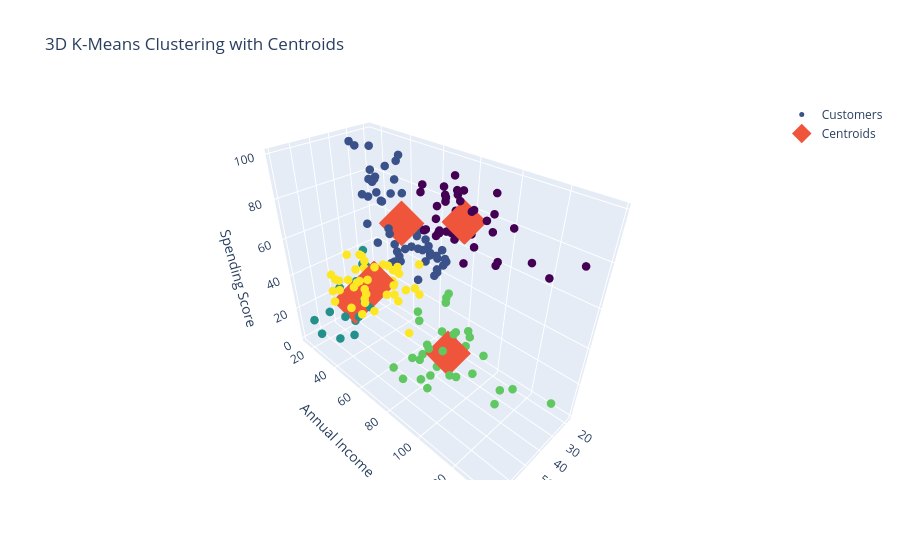

Source (notebook cell):
### Code cell
import plotly.graph_objects as go

fig = go.Figure()

# Customers
fig.add_trace(
    go.Scatter3d(
        x=df["Age"],
        y=df["Annual Income (k$)"],
        z=df["Spending Score (1-100)"],
        mode='markers',
        marker=dict(
            size=5,
            color=labels,
            colorscale='Viridis'
        ),
        name='Customers'
    )
)

# Centroids
fig.add_trace(
    go.Scatter3d(
        x=centroids_original[:,1],
        y=centroids_original[:,2],
        z=centroids_original[:,3],
        mode='markers',
        marker=dict(
            size=15,
            symbol='diamond'
        ),
        name='Centroids'
    )
)

fig.update_layout(
    title='3D K-Means Clustering with Centroids',
    scene=dict(
        xaxis_title='Age',
        yaxis_title='Annual Income',
        zaxis_title='Spending Score'
    )
)

fig.show()

### Figure 1 — Plotly figure (JSON) as saved in the notebook; plotly's stock layout.template omitted (floating-point values rounded to 4 significant figures; data arrays with more than 128 entries replaced by an {"elided": "..."} marker saying what was removed)
{"data": [{"marker": {"color": {"elided": "200 int values"}, "colorscale": [[0, "#440154"], [0.1111, "#482878"], [0.2222, "#3e4989"], [0.3333, "#31688e"], [0.4444, "#26828e"], [0.5556, "#1f9e89"], [0.6667, "#35b779"], [0.7778, "#6ece58"], [0.8889, "#b5de2b"], [1, "#fde725"]], "size": 5}, "mode": "markers", "name": "Customers", "type": "scatter3d", "x": {"elided": "200 int values"}, "y": {"elided": "200 int values"}, "z": {"elided": "200 int values"}}, {"marker": {"size": 15, "symbol": "diamond"}, "mode": "markers", "name": "Centroids", "type": "scatter3d", "x": [32.69, 25.08, 45.4, 39.97, 54.49], "y": [86.54, 41.55, 25.65, 87.22, 54.8], "z": [82.13, 62.66, 18.55, 18.19, 48.47]}], "layout": {"scene": {"xaxis": {"title": {"text": "Age"}}, "yaxis": {"title": {"text": "Annual Income"}}, "zaxis": {"title": {"text": "Spending Score"}}}, "title": {"text": "3D K-Means Clustering with Centroids"}}}
